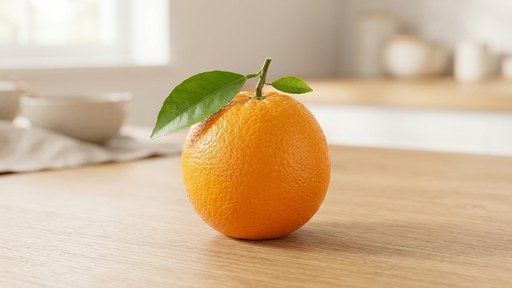
#> input picture assets/img/orange.jpg, 512 x 288 px, found by its file name
$ python make_corrupted.py
#> lines starting #> are read from the running program, lines starting #| are printed output that depends on the picture; after the words box and inside, x2 and y2 are one past the last pixel; in counts of white or black regions, pixels touching at a corner belong together
import numpy as np
from PIL import Image, ImageFilter, ImageEnhance
import random

# Load a base image or create a distorted composition
base = Image.open('assets/img/orange.jpg').convert('RGB')
#> base is the input picture: PIL image 512x288 RGB; mean R, G, B 208.6, 182.5, 149.8
w, h = base.size
#> w = 512; h = 288

arr = np.array(base)

# 1. Add horizontal slice displacement / tearing
num_slices = 16
for _ in range(num_slices):
    y1 = random.randint(0, h - 30)
    slice_h = random.randint(8, 40)
    y2 = min(h, y1 + slice_h)
    shift = random.randint(-60, 60)
    arr[y1:y2] = np.roll(arr[y1:y2], shift, axis=1)

# 2. Add RGB channel shift (chromatic glitch)
r = arr[:, :, 0]
g = arr[:, :, 1]
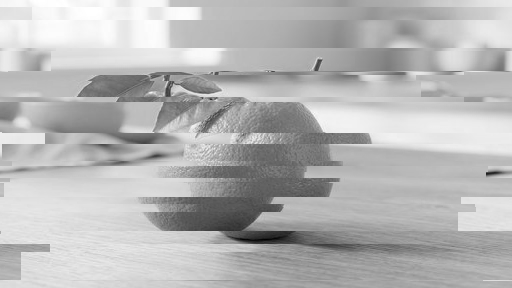
#> g: shape (288, 512); min 0, max 255, mean 182.5
b = arr[:, :, 2]

r_shift = np.roll(r, 12, axis=1)
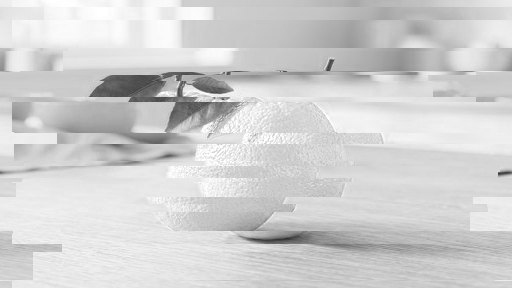
#> r_shift: shape (288, 512); min 48, max 255, mean 208.6
b_shift = np.roll(b, -14, axis=1)
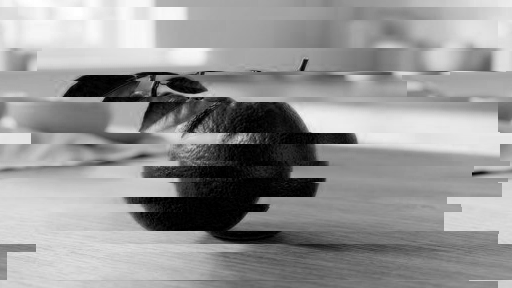
#> b_shift: shape (288, 512); min 0, max 255, mean 149.8
arr[:, :, 0] = r_shift
arr[:, :, 2] = b_shift

# 3. Add digital noise & scanline bands
for y in range(0, h, 3):
    arr[y, :, :] = (arr[y, :, :] * 0.7).astype(np.uint8)
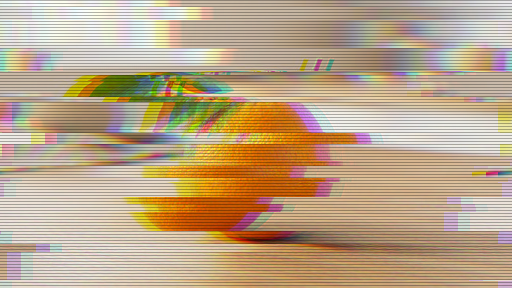
#> arr: shape (288, 512, 3); mean R, G, B 187.6, 164.1, 134.6

# 4. Add corrupted digital block artifacts (magenta / cyan / gray blocks)
for _ in range(8):
    bx = random.randint(0, w - 80)
    by = random.randint(0, h - 40)
    bw = random.randint(40, 140)
    bh = random.randint(10, 35)
    block_type = random.choice(['noise', 'invert', 'magenta', 'green', 'gray'])

    if block_type == 'noise':
        noise = np.random.randint(0, 255, (bh, bw, 3), dtype=np.uint8)
        arr[by:by+bh, bx:bx+bw] = noise
    elif block_type == 'invert':
        arr[by:by+bh, bx:bx+bw] = 255 - arr[by:by+bh, bx:bx+bw]
    elif block_type == 'magenta':
        arr[by:by+bh, bx:bx+bw, 0] = 220
        arr[by:by+bh, bx:bx+bw, 1] = 30
        arr[by:by+bh, bx:bx+bw, 2] = 180
    elif block_type == 'green':
        arr[by:by+bh, bx:bx+bw, 0] = 20
        arr[by:by+bh, bx:bx+bw, 1] = 220
        arr[by:by+bh, bx:bx+bw, 2] = 50
    elif block_type == 'gray':
        arr[by:by+bh, bx:bx+bw] = 120
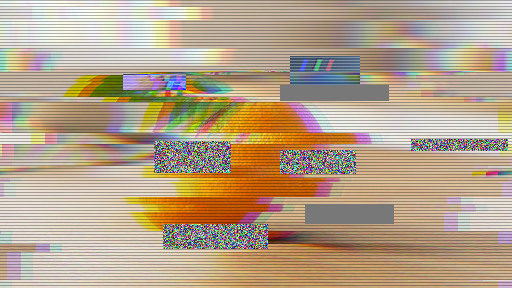
#> arr: shape (288, 512, 3); 9.93% of pixels changed, all inside (x1, y1, x2, y2) = (123, 56, 508, 249)

# 5. Heavy motion blur / sensor smearing on a section
corrupted_img = Image.fromarray(arr)
# Add some blur
blurred = corrupted_img.filter(ImageFilter.GaussianBlur(radius=3))
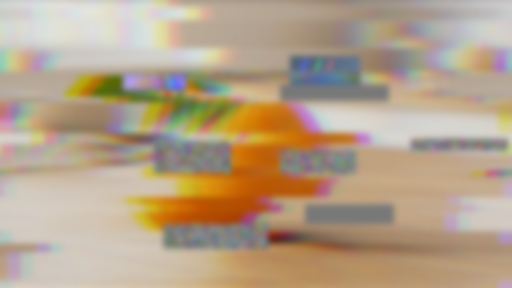
#> blurred: PIL image 512x288 RGB; mean R, G, B 181.5, 161.3, 136.8
# Blend partially
final_img = Image.blend(corrupted_img, blurred, 0.4)
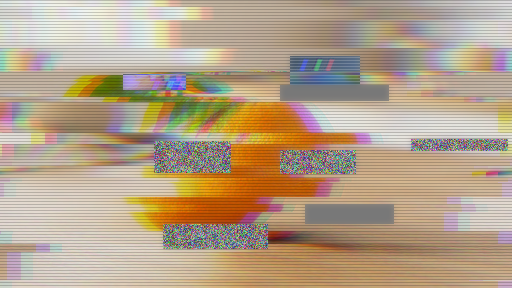
#> final_img: PIL image 512x288 RGB; mean R, G, B 181.1, 160.9, 136.4

final_img.save('scratch/preview_corrupted.jpg', quality=75)
print('Generated scratch/preview_corrupted.jpg successfully')
